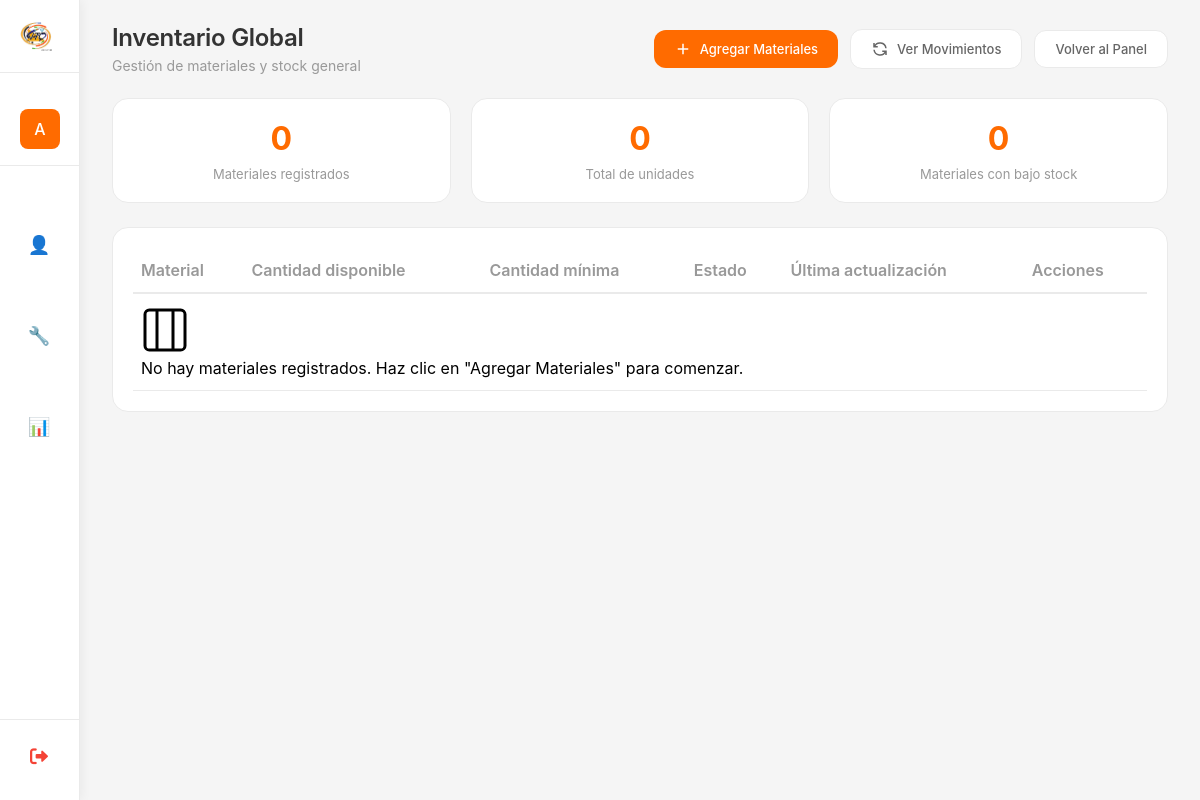
The page /inventario/ (signed in) on the database as committed earlier.
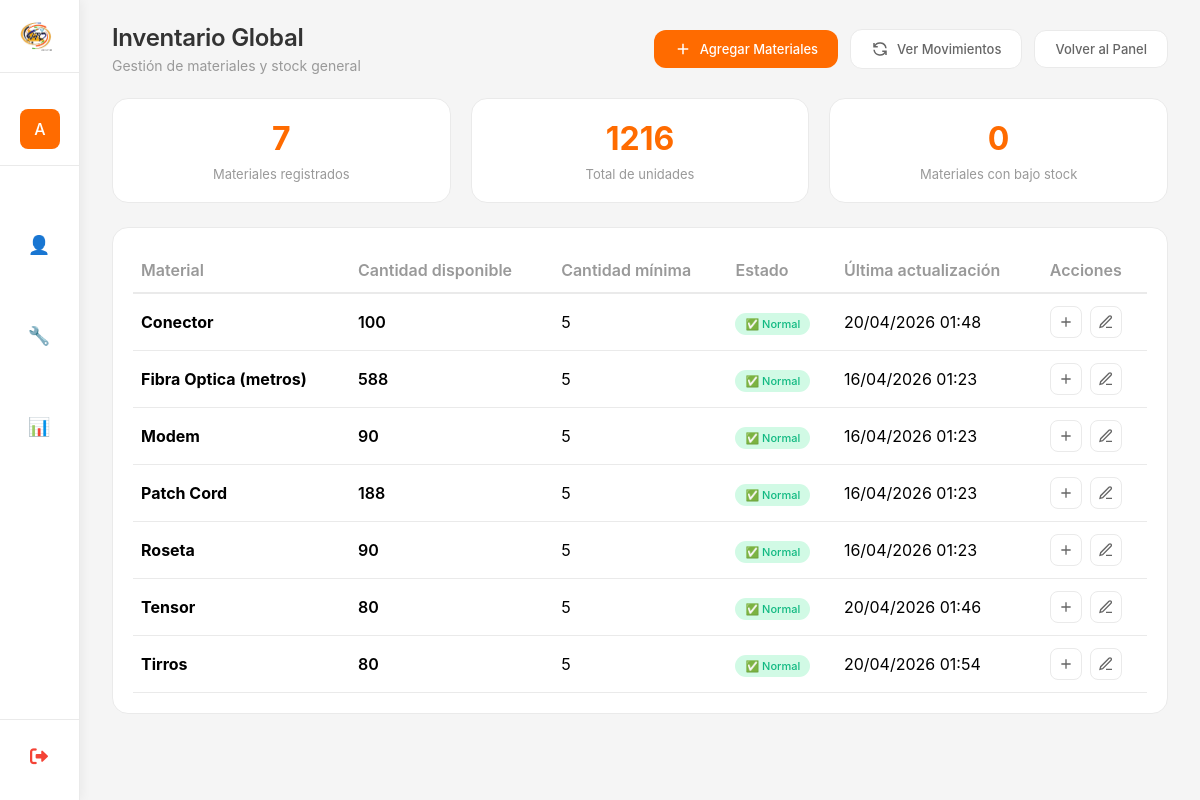
The same page on the database as committed later.
### myapp/models.py (models this page shows, shortened)
class Material(models.Model):
    nombre = models.CharField(max_length=50, unique=True, verbose_name="Nombre del material")
    activo = models.BooleanField(default=True, verbose_name="Activo")
    fecha_creacion = models.DateTimeField(auto_now_add=True)
    class Meta:
        verbose_name = "Material"
        verbose_name_plural = "Materiales"
        ordering = ['nombre']

class InventarioGlobal(models.Model):
    material = models.ForeignKey(
        Material,
        on_delete=models.CASCADE,
        related_name='inventario_global',
        verbose_name="Material"
    )
    cantidad = models.PositiveIntegerField(default=0, verbose_name="Cantidad disponible")
    cantidad_minima = models.PositiveIntegerField(default=5, verbose_name="Cantidad mínima de alerta")
    ultima_actualizacion = models.DateTimeField(auto_now=True, verbose_name="Última actualización")
    actualizado_por = models.ForeignKey(
        User,
        on_delete=models.SET_NULL,
        null=True,
        blank=True,
        related_name='actualizaciones_inventario',
        verbose_name="Actualizado por"
    )
    class Meta:
        verbose_name = "Inventario Global"
        verbose_name_plural = "Inventario Global"
        unique_together = ['material']
    @property
    def esta_bajo_stock(self):
        return self.cantidad <= self.cantidad_minima

### myapp/views_inventario.py (the view)
# urls.py: path('inventario/', inventario_global_lista, name='inventario_global_lista'),
@login_required
@staff_member_required  # Solo administradores pueden acceder
def inventario_global_lista(request):
    es_admin = request.user.is_superuser or request.user.groups.filter(name='Administrador').exists()
    if not es_admin:
        messages.error(request, 'No tienes permisos para acceder a esta página.')
        return redirect('dashboard')
    inventario_list = []
    materiales = Material.objects.filter(activo=True).order_by('nombre')
    for material in materiales:
        inv_global, created = InventarioGlobal.objects.get_or_create(material=material)
        inventario_list.append({
            'material': material,
            'inventario': inv_global
        })
    paginator = Paginator(inventario_list, 15)
    page_number = request.GET.get('page', 1)
    page_obj = paginator.get_page(page_number)
    context = {
        'inventario_list': page_obj,
        'total_materiales': materiales.count(),
        'total_cantidad': sum(item['inventario'].cantidad for item in inventario_list),
        'bajo_stock': [item for item in inventario_list if item['inventario'].esta_bajo_stock],
    }
    return render(request, 'Inventario/inventario_global_lista.html', context)

### myapp/templates/Inventario/inventario_global_lista.html (shortened to what this page needs)
{% extends 'Inicio_De_Sesion/base.html' %}
{% load static %}
{% block page_title %}Inventario Global{% endblock %}
{% block page_subtitle %}Gestión de materiales y stock general{% endblock %}
{% block header_actions %}
<a href="{% url 'inventario_global_agregar' %}" class="btn-primary">
    <svg width="18" height="18" viewBox="0 0 24 24" fill="none" stroke="currentColor" stroke-width="2">
        <path d="M12 5v14M5 12h14"/>
    </svg>
    Agregar Materiales
</a>
<a href="{% url 'inventario_movimientos' %}" class="btn-secondary">
    <svg width="18" height="18" viewBox="0 0 24 24" fill="none" stroke="currentColor" stroke-width="2">
        <path d="M4 4v5h.582m15.356 2A8.001 8.001 0 004.582 9m0 0H9m11 11v-5h-.581m0 0a8.003 8.003 0 01-15.357-2m15.357 2H15"/>
    </svg>
    Ver Movimientos
</a>
<a href="{% url 'panel_inventario' %}" class="btn-secondary">
    Volver al Panel
</a>
{% endblock %}
{% block content %}
<div class="stats-inventario">
    <div class="stat-card-inventario">
        <span class="stat-number">{{ total_materiales }}</span>
        <span class="stat-label">Materiales registrados</span>
    </div>
    <div class="stat-card-inventario">
        <span class="stat-number">{{ total_cantidad }}</span>
        <span class="stat-label">Total de unidades</span>
    </div>
    <div class="stat-card-inventario">
        <span class="stat-number">{{ bajo_stock|length }}</span>
        <span class="stat-label">Materiales con bajo stock</span>
    </div>
</div>
<div class="table-container">
    <table class="table">
        <thead>
            <tr>
                <th>Material</th>
                <th>Cantidad disponible</th>
                <th>Cantidad mínima</th>
                <th>Estado</th>
                <th>Última actualización</th>
                <th>Acciones</th>
            </thead>
        <tbody>
            {% for item in inventario_list %}
            <tr>
                <td><strong>{{ item.material.nombre }}</strong></td>
                <td>
                    <span class="cantidad
                        ">
                        {{ item.inventario.cantidad }}
                    </span>
                </td>
                <td>{{ item.inventario.cantidad_minima }}</td>
                <td>
                    {% if item.inventario.cantidad <= 0 %}
                    <span class="badge-danger-sm">❌ Sin stock</span>
                    {% elif item.inventario.esta_bajo_stock %}
                    <span class="badge-warning-sm">⚠️ Bajo stock</span>
                    {% else %}
                    <span class="badge-success-sm">✅ Normal</span>
                    {% endif %}
                </td>
                <td>{{ item.inventario.ultima_actualizacion|date:"d/m/Y H:i" }}</td>
                <td class="action-buttons">
                    <a href="{% url 'inventario_global_agregar' %}?material={{ item.material.id }}" class="btn-icon" title="Agregar stock">
                        <svg width="16" height="16" viewBox="0 0 24 24" fill="none" stroke="currentColor" stroke-width="2">
                            <path d="M12 5v14M5 12h14"/>
                        </svg>
                    </a>
                    <a href="{% url 'inventario_global_ajustar' item.material.id %}" class="btn-icon" title="Ajustar cantidad">
                        <svg width="16" height="16" viewBox="0 0 24 24" fill="none" stroke="currentColor" stroke-width="2">
                            <path d="M12 20h9M16.5 3.5a2.121 2.121 0 0 1 3 3L7 19l-4 1 1-4L16.5 3.5z"/>
                        </svg>
                    </a>
                </td>
            </tr>
            {% empty %}
            <tr>
                <td colspan="6" class="empty">
                    <svg width="48" height="48" viewBox="0 0 24 24" fill="none" stroke="currentColor" stroke-width="1.5">
                        <rect x="2" y="2" width="20" height="20" rx="2.18"/>
                        <line x1="8" y1="2" x2="8" y2="22"/>
                        <line x1="16" y1="2" x2="16" y2="22"/>
                    </svg>
                    <br>
                    No hay materiales registrados. Haz clic en "Agregar Materiales" para comenzar.
                </td>
            </tr>
            {% endfor %}
        </tbody>
    </table>
</div>
{% endblock %}

### myapp/templates/Inicio_De_Sesion/base.html (shortened to what this page needs)
{% load static %}
<!DOCTYPE html>
<html lang="es">
<head>
    <link rel="stylesheet" href="https://cdnjs.cloudflare.com/ajax/libs/font-awesome/6.0.0/css/all.min.css">
</head>
<body>
    <div class="dashboard">
        <div class="sidebar" id="sidebar">
            <div class="logo-area" onclick="window.location.href='{% url 'dashboard' %}'">
                <img src="{% static 'cd.png' %}" alt="VTC" class="logo">
            </div>
            <div class="user-info">
                <div class="user-avatar">
                    {{ user.username|first|upper }}
                </div>
            </div>
            <div class="menu">
                <div class="menu-item" onclick="toggleSubmenu(this, 'vendedorSubmenu')">
                    <span class="menu-icon">👤</span>
                </div>
                {% if user.groups.all.0.name == 'Instalador' or user.groups.all.0.name == 'Administrador' or user.is_superuser %}
                <div class="menu-item" onclick="toggleSubmenu(this, 'instaladorSubmenu')">
                    <span class="menu-icon">🔧</span>
                </div>
                {% endif %}
                {% if user.is_superuser or user.groups.all.0.name == 'Administrador' or user.groups.all.0.name == 'Supervisor' %}
                <div class="menu-item" onclick="window.location.href='{% url 'panel_administrativo' %}'">
                    <span class="menu-icon">📊</span>
                </div>
                {% endif %}
            </div>
            <div class="sidebar-footer">
                <a href="{% url 'logout' %}" class="logout-sidebar" onclick="return confirm('¿Estás seguro que deseas cerrar sesión?')">
                    <i class="fas fa-sign-out-alt"></i>
                </a>
            </div>
        </div>
        <div class="main-content" id="mainContent">
            <div class="content-header">
                <div class="page-title">
                    <h1>{% block page_title %}Dashboard{% endblock %}</h1>
                    <p>{% block page_subtitle %}{{ current_date|default:"11 mar 2026" }} · Bienvenido de vuelta{% endblock %}</p>
                </div>
                <div class="header-actions">
                    {% block header_actions %}{% endblock %}
                </div>
            </div>
            {% block content %}{% endblock %}
        </div>
    </div>
</body>
</html>

### myapp/templates/Inicio_De_Sesion/base.html (style rules this page uses)
* { margin: 0; padding: 0; box-sizing: border-box; font-family: 'Inter', -apple-system, BlinkMacSystemFont, sans-serif; }
:root { --orange: #ff6b00; --orange-light: #fff2e6; --gray-bg: #f5f5f5; --gray-border: #eaeaea; --gray-text: #999; --dark-text: #333; --sidebar-width: 80px; --sidebar-expanded: 250px; --transition: all 0.3s cubic-bezier(0.4, 0, 0.2, 1); }
html, body { margin: 0; padding: 0; height: 100%; width: 100%; background: var(--gray-bg); overflow: hidden; position: relative; }
.dashboard { display: flex; min-height: 100vh; position: relative; height: 100%; }
.sidebar { background-color: #ffffff; color: #1f2937; width: var(--sidebar-width); position: fixed; top: 0; left: 0; height: 100%; overflow-y: auto; overflow-x: hidden; transition: var(--transition); z-index: 1000; display: flex; flex-direction: column; box-shadow: 2px 0 10px rgba(0, 0, 0, 0.05); border-right: 1px solid var(--gray-border); }
.logo-area { padding: 20px; display: flex; align-items: center; gap: 12px; width: 100%; border-bottom: 1px solid var(--gray-border); margin-bottom: 20px; cursor: pointer; transition: var(--transition); }
.logo { width: 32px; height: 32px; object-fit: contain; transition: var(--transition); flex-shrink: 0; }
.user-info { padding: 16px 20px; display: flex; align-items: center; gap: 12px; width: 100%; border-bottom: 1px solid var(--gray-border); margin-bottom: 1rem; }
.user-avatar { min-width: 40px; width: 40px; height: 40px; background: var(--orange); border-radius: 8px; display: flex; align-items: center; justify-content: center; color: white; font-weight: 500; font-size: 16px; flex-shrink: 0; transition: var(--transition); }
.menu { flex: 1; display: flex; flex-direction: column; gap: 4px; padding: 0 12px; }
.menu-item { padding: 10px 12px; display: flex; align-items: center; gap: 12px; width: 100%; cursor: pointer; transition: var(--transition); color: #666; font-size: 14px; position: relative; border-radius: 8px; }
.menu-icon { font-size: 18px; min-width: 30px; text-align: center; color: #999; flex-shrink: 0; transition: var(--transition); }
.sidebar-footer { margin-top: auto; padding: 16px 12px 24px 12px; border-top: 1px solid var(--gray-border); }
.logout-sidebar { display: flex; align-items: center; gap: 12px; padding: 10px 12px; width: 100%; color: #f44336; text-decoration: none; transition: var(--transition); border-radius: 8px; font-weight: 500; }
.logout-sidebar i { font-size: 18px; min-width: 30px; text-align: center; color: #f44336; }
.main-content { margin-left: var(--sidebar-width); transition: margin-left 0.3s cubic-bezier(0.4, 0, 0.2, 1); background: var(--gray-bg); height: 100%; width: calc(100% - var(--sidebar-width)); overflow-y: auto; overflow-x: hidden; padding: 24px 32px; position: relative; }
.content-header { display: flex; justify-content: space-between; align-items: center; margin-bottom: 24px; flex-wrap: wrap; gap: 16px; }
.page-title h1 { font-size: 24px; font-weight: 600; color: var(--dark-text); letter-spacing: -0.3px; line-height: 1.2; }
.page-title p { color: var(--gray-text); font-size: 14px; margin-top: 4px; }
.header-actions { display: flex; gap: 12px; align-items: center; flex-wrap: wrap; }

Rows that differ between the two databases and show on the page:
added Material: material.nombre "Conector", inventario.cantidad "100", inventario.cantidad_minima "5", inventario.ultima_actualizacion "20/04/2026 01:48"
added Material: material.nombre "Fibra Optica (metros)", inventario.cantidad "588", inventario.cantidad_minima "5", inventario.ultima_actualizacion "16/04/2026 01:23"
added Material: material.nombre "Modem", inventario.cantidad "90", inventario.cantidad_minima "5", inventario.ultima_actualizacion "16/04/2026 01:23"
added Material: material.nombre "Patch Cord", inventario.cantidad "188", inventario.cantidad_minima "5", inventario.ultima_actualizacion "16/04/2026 01:23"
added Material: material.nombre "Roseta", inventario.cantidad "90", inventario.cantidad_minima "5", inventario.ultima_actualizacion "16/04/2026 01:23"
added Material: material.nombre "Tensor", inventario.cantidad "80", inventario.cantidad_minima "5", inventario.ultima_actualizacion "20/04/2026 01:46"
added Material: material.nombre "Tirros", inventario.cantidad "80", inventario.cantidad_minima "5", inventario.ultima_actualizacion "20/04/2026 01:54"
Other text that changed with them:
{{ total_materiales }}: "0" → "7"
{{ total_cantidad }}: "0" → "1216"
text no longer shown: "No hay materiales registrados. Haz clic en \"Agregar Materiales\" para comenzar."
